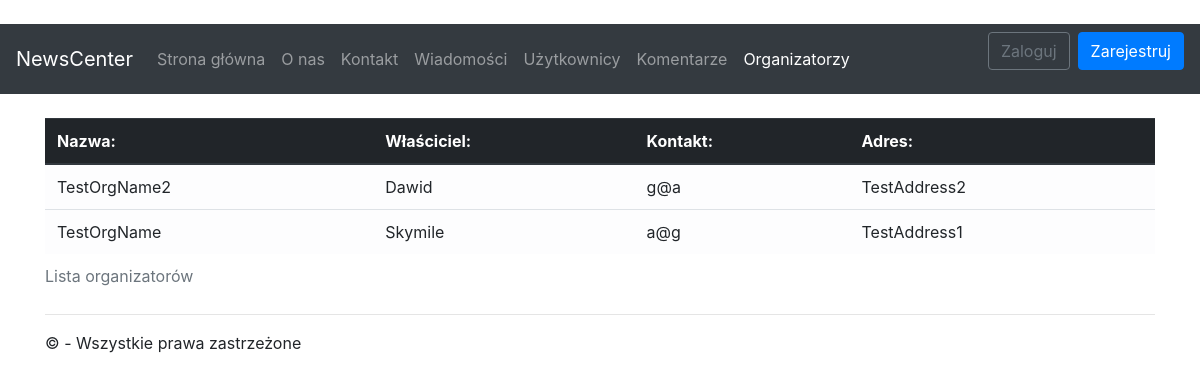
The app's page /organizers, older data.
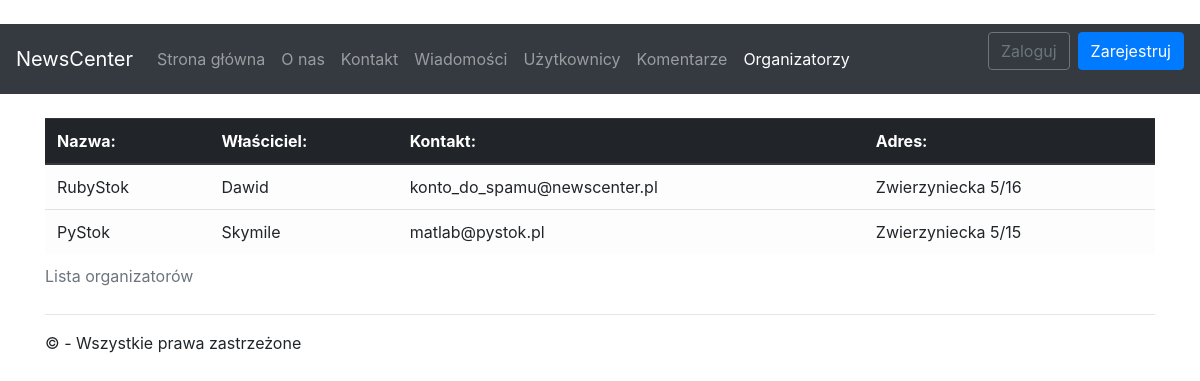
The same page, newer data.
### app/models.py (models this page shows, shortened)
class Association(models.Model):
	name	= models.CharField(max_length=32)
	owner   = models.ForeignKey(User, on_delete=models.PROTECT)
	contact = models.CharField(max_length=32)
	address = models.CharField(max_length=128)

### app/views/other.py (the view)
# urls.py: path('organizers'      , app.views.other.organizers , name='organizers'),
def organizers(request):
	return render(request, 'app/organizers.html',
	{
		'title' : _('Organizatorzy'),
		'collection' : Association.objects.all()
	})

### app/templates/app/organizers.html
{% extends "app/shared/layout.html" %}
{% block content %}
<br/>
<div class="table-responsive-sm">
	<table class="table table-light">
		<caption>Lista organizatorów</caption>
	<thead class="thead-dark">
		<tr>
			<th scope="col"> Nazwa:    </th>
			<th scope="col"> Właściciel:   </th>
			<th scope="col"> Kontakt: </th>
			<th scope="col"> Adres: </th>
		</tr>
	</thead>
	<tbody>
		{% for organizer in	collection  %}
		<tr>
			<td scope="col"> {{ organizer.name    }} </td>
			<td scope="col"> {{ organizer.owner   }} </td>
			<td scope="col"> {{ organizer.contact }} </td>
			<td scope="col"> {{ organizer.address }} </td>
		</tr>
		{% endfor %}
	</tbody>
	</table>
</div>
{% endblock %}

Row changes from the older to the newer data that the page shows:
changed Association "Dawid": name "TestOrgName2" → "RubyStok"; contact "g@a" → "konto_do_spamu@newscenter.pl"; address "TestAddress2" → "Zwierzyniecka 5/16"
changed Association "Skymile": name "TestOrgName" → "PyStok"; contact "a@g" → "matlab@pystok.pl"; address "TestAddress1" → "Zwierzyniecka 5/15"
